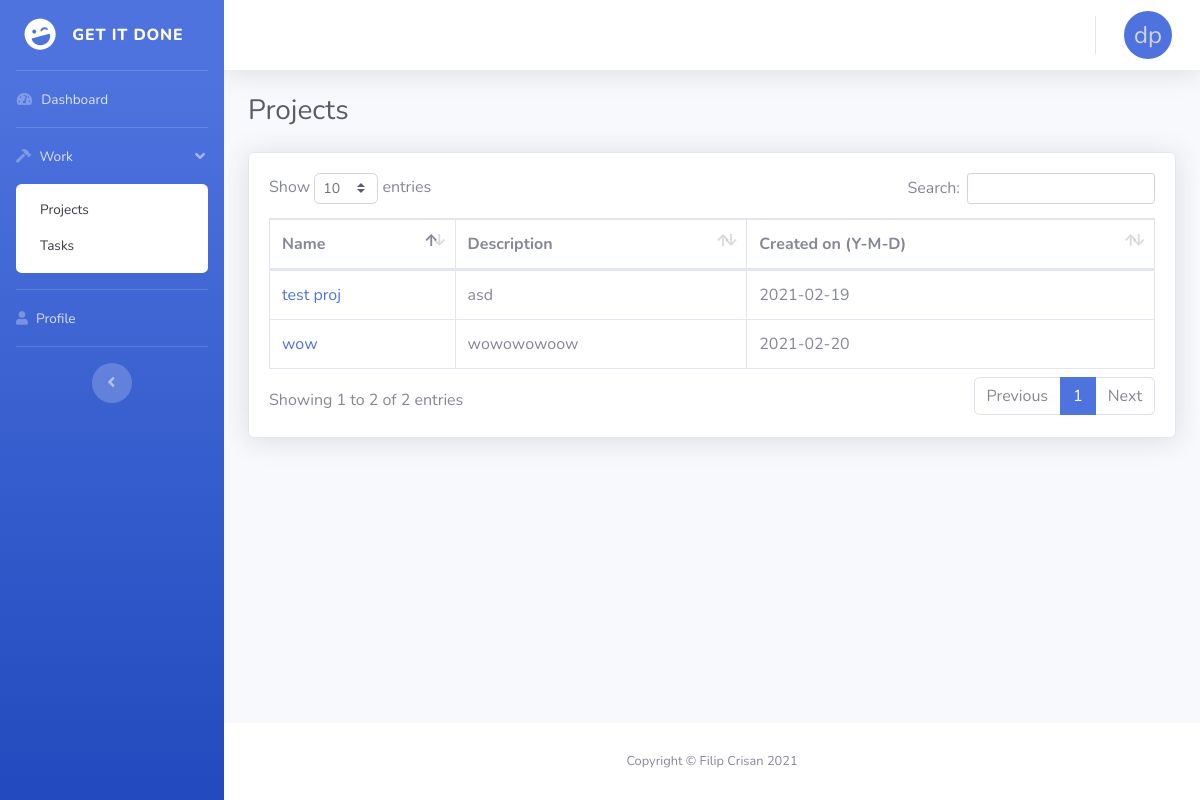
The app's page /projects (signed in), older data.
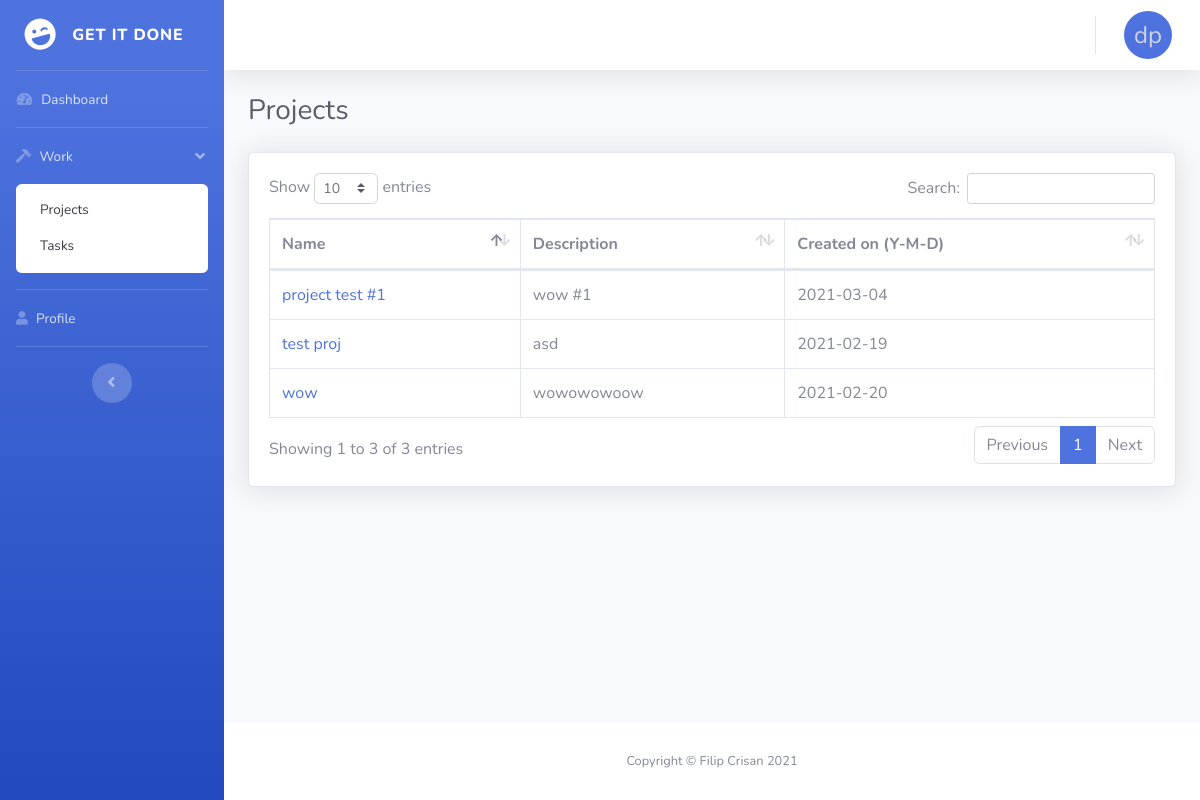
The same page, newer data.
### repository/models.py (models this page shows)
class Project(db.Model, UserMixin):
    id = db.Column(db.Integer, primary_key=True)
    name = db.Column(db.String(100), unique=True)
    description = db.Column(db.String(200))
    creation_date = db.Column(db.DateTime, nullable=False, default=datetime.utcnow)
    created_on = db.Column(db.DateTime)
    tasks = db.relationship('Task', backref='in_project')
    users = db.relationship('User', secondary=user_project, backref=db.backref('assigned_projects', lazy='dynamic'))

### services/projects.py (the view)
@projects_bp.route('/projects')
@login_required
def projects():
    data = []
    for proj in current_user.assigned_projects:
        data.append(proj)
    return render_template('projects.html', data=data)

### start.py (called while the page is built)
@login_manager.user_loader
def load_user(user_id):
    return User.query.get(int(user_id))

### templates/projects.html (shortened to what the changed rows need)
<!DOCTYPE html>
<html lang="en">
<head>
  <link rel="stylesheet" href="https://use.fontawesome.com/releases/v5.12.1/css/all.css">
  <link href="{{ url_for('static', filename='all.min.css') }}" rel="stylesheet" type="text/css">
  <link href="{{ url_for('static', filename='sb-admin-2.min.css') }}" rel="stylesheet">
  <link href="{{ url_for('static', filename='dataTables.bootstrap4.min.css') }}" rel="stylesheet">
</head>
<body id="page-top">
  <div id="wrapper">
    <div id="content-wrapper" class="d-flex flex-column">
      <div id="content">
        <div class="container-fluid">
          <div class="d-sm-flex align-items-center justify-content-between mb-4">
            <h1 class="h3 mb-0 text-gray-800">Projects</h1>
          </div>
          <div class="card shadow mb-4">
            <div class="card-body">
              <div class="table-responsive">
                <table class="table table-bordered" id="dataTable" width="100%" cellspacing="0">
                  <thead>
                    <tr>
                      <th>Name</th>
                      <th>Description</th>
                      <th>Created on (Y-M-D)</th>
                    </tr>
                  </thead>
                  <tbody>
                    {% for proj in data: %}
                    <tr>
                      <td> <a href="{{ url_for('projects.curr_proj', id=proj.id)}}">{{ proj.name }}</a> </td>
                      <td> {{ proj.description }} </td>
                      <td> {{ proj.creation_date.date() }} </td>
                    </tr>
                    {% endfor %}
                  </tbody>
                </table>
              </div>
            </div>
          </div>
        </div>
      </div>
    </div>
  </div>
</body>
</html>

Row changes from the older to the newer data that the page shows:
added Project: name "project test #1", description "wow #1", creation_date "2021-03-04"
Text that changed along with them:
text written by a page script: "Show entries Search: Showing 1 to 2 of 2 entries Previous 1 Next" → "Show entries Search: Showing 1 to 3 of 3 entries Previous 1 Next"
